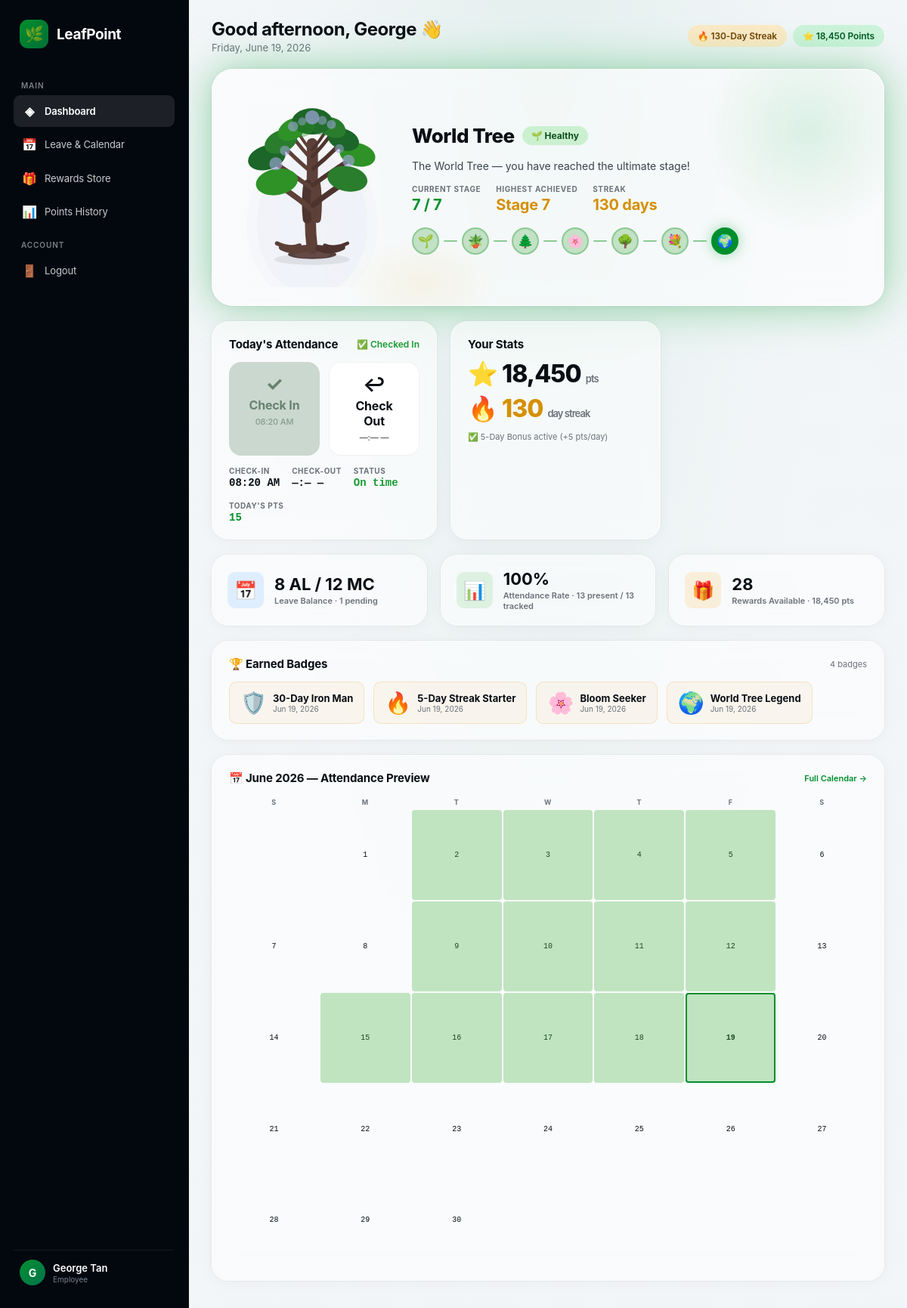
The page /Employee/employee_dashboard.php (signed in) on the database its author committed.
### tables this page shows
CREATE TABLE `users` (
    `id` INT AUTO_INCREMENT PRIMARY KEY,
    `name` VARCHAR(100) NOT NULL,
    `email` VARCHAR(150) NOT NULL UNIQUE,
    `password_hash` VARCHAR(255) NOT NULL,
    `role` ENUM('employee', 'admin') DEFAULT 'employee',
    `join_date` DATE NOT NULL,
    `remember_token` VARCHAR(255) NULL,
    `total_points` INT DEFAULT 0,
    `current_streak` INT DEFAULT 0,
    `plant_highest_stage` INT DEFAULT 1,
    `plant_current_stage` INT DEFAULT 1,
    `plant_status` ENUM('Healthy', 'Withered') DEFAULT 'Healthy',
    `created_at` TIMESTAMP DEFAULT CURRENT_TIMESTAMP,
    `updated_at` TIMESTAMP DEFAULT CURRENT_TIMESTAMP ON UPDATE CURRENT_TIMESTAMP
);

CREATE TABLE `attendance` (
    `id` INT AUTO_INCREMENT PRIMARY KEY,
    `user_id` INT NOT NULL,
    `date` DATE NOT NULL,
    `check_in_time` TIME NULL,
    `check_out_time` TIME NULL,
    `status` ENUM('on_time', 'grace_period', 'late', 'absent', 'on_leave', 'public_holiday') NOT NULL,
    `points_earned` INT DEFAULT 0,
    `location_lat` DECIMAL(10, 8) NULL,
    `location_lng` DECIMAL(10, 8) NULL,
    `ip_address` VARCHAR(45) NULL,
    `created_at` TIMESTAMP DEFAULT CURRENT_TIMESTAMP,
    FOREIGN KEY (`user_id`) REFERENCES `users`(`id`) ON DELETE CASCADE,
    UNIQUE KEY `unique_daily_attendance` (`user_id`, `date`)
);

CREATE TABLE `leave_balances` (
    `id` INT AUTO_INCREMENT PRIMARY KEY,
    `user_id` INT NOT NULL,
    `year` YEAR NOT NULL,
    `al_total` INT DEFAULT 14,
    `al_used` DECIMAL(5,1) DEFAULT 0.0,
    `mc_total` INT DEFAULT 14,
    `mc_used` DECIMAL(5,1) DEFAULT 0.0,
    FOREIGN KEY (`user_id`) REFERENCES `users`(`id`) ON DELETE CASCADE,
    UNIQUE KEY `unique_user_year` (`user_id`, `year`)
);

CREATE TABLE IF NOT EXISTS `badges` (
    `id` INT AUTO_INCREMENT PRIMARY KEY,
    `user_id` INT NOT NULL,
    `badge_key` VARCHAR(50) NOT NULL,
    `badge_name` VARCHAR(100) NOT NULL,
    `badge_icon` VARCHAR(10) NOT NULL,
    `earned_at` TIMESTAMP DEFAULT CURRENT_TIMESTAMP,
    FOREIGN KEY (`user_id`) REFERENCES `users`(`id`) ON DELETE CASCADE,
    UNIQUE KEY `unique_user_badge` (`user_id`, `badge_key`)
);

### Employee/employee_dashboard.php (the view, shortened to what this page needs)
<?php
require_once '../db.php';
$user_id = $_SESSION['user_id'];
$date_today = date('Y-m-d');
$current_month = date('m');
$current_year = date('Y');
$stmt = $pdo->prepare("SELECT total_points, current_streak, plant_current_stage, plant_highest_stage, plant_status FROM users WHERE id = ?");
$stmt->execute([$user_id]);
$user = $stmt->fetch();
$tree_stages = [
    1 => ['name' => 'Sprout',                    'emoji' => '🌱', 'desc' => 'Your journey begins. A tiny sprout breaks through the soil.'],
    2 => ['name' => 'Sapling',                   'emoji' => '🪴', 'desc' => 'Growing stronger with each on-time day.'],
    3 => ['name' => 'Young Tree',                'emoji' => '🌲', 'desc' => 'A young tree taking shape — consistency is key.'],
    4 => ['name' => 'Blooming Tree',             'emoji' => '🌸', 'desc' => 'Your tree blooms! Vibrant and full of life.'],
    5 => ['name' => 'Ancient Oak',               'emoji' => '🌳', 'desc' => 'A mighty oak — your dedication is unmatched.'],
    6 => ['name' => 'Magical Blooming Tree',     'emoji' => '💐', 'desc' => 'Magic surrounds your tree. Almost at the pinnacle.'],
    7 => ['name' => 'World Tree',                'emoji' => '🌍', 'desc' => 'The World Tree — you have reached the ultimate stage!'],
];
$current_tree = $tree_stages[$user['plant_current_stage']];
$tree_health = 'healthy';
$stmt = $pdo->prepare("SELECT * FROM attendance WHERE user_id = ? AND date = ?");
$stmt->execute([$user_id, $date_today]);
$attendance = $stmt->fetch();
$has_checked_in = $attendance ? true : false;
$has_checked_out = ($attendance && $attendance['check_out_time']) ? true : false;
$check_in_time = ($attendance && $attendance['check_in_time']) ? date('h:i A', strtotime($attendance['check_in_time'])) : '—:— —';
$check_out_time = ($attendance && $attendance['check_out_time']) ? date('h:i A', strtotime($attendance['check_out_time'])) : '—:— —';
$attendance_status = $attendance ? ucfirst(str_replace('_', ' ', $attendance['status'])) : 'Not Checked In';
$today_points = $attendance ? $attendance['points_earned'] : 0;
$stmt = $pdo->prepare("SELECT id, leave_type FROM leave_requests WHERE user_id = ? AND status = 'approved' AND start_date <= ? AND end_date >= ? LIMIT 1");
$stmt->execute([$user_id, $date_today, $date_today]);
$on_leave_today = $stmt->fetch();
$is_on_approved_leave = $on_leave_today ? true : false;
$day_of_week = (int)date('N');
$is_weekend = ($day_of_week >= 6);
$stmt = $pdo->prepare("SELECT id, holiday_name FROM public_holidays WHERE holiday_date = ? LIMIT 1");
$stmt->execute([$date_today]);
$holiday_today = $stmt->fetch();
$is_public_holiday = (bool)$holiday_today;
$holiday_name = $holiday_today ? $holiday_today['holiday_name'] : '';
$is_non_working_day = $is_weekend || $is_public_holiday;
$non_working_reason = $is_public_holiday ? "🎌 $holiday_name" : 'Weekend';
$stmt = $pdo->prepare("SELECT * FROM leave_balances WHERE user_id = ? AND year = ?");
$stmt->execute([$user_id, $current_year]);
$leave_balance = $stmt->fetch();
$al_remaining = $leave_balance['al_total'] - $leave_balance['al_used'];
$mc_remaining = $leave_balance['mc_total'] - $leave_balance['mc_used'];
$stmt = $pdo->prepare("SELECT COUNT(*) FROM leave_requests WHERE user_id = ? AND status = 'pending'");
$stmt->execute([$user_id]);
$pending_leave_count = $stmt->fetchColumn();
$stmt = $pdo->prepare("SELECT status, COUNT(*) as cnt FROM attendance WHERE user_id = ? AND MONTH(date) = ? AND YEAR(date) = ? GROUP BY status");
$stmt->execute([$user_id, $current_month, $current_year]);
$monthly_raw = $stmt->fetchAll();
$present_days = 0; $absent_days = 0; $total_tracked = 0;
foreach ($monthly_raw as $row) {
    if (in_array($row['status'], ['on_time', 'grace_period', 'late'])) $present_days += $row['cnt'];
    elseif ($row['status'] === 'absent') $absent_days += $row['cnt'];
    if (!in_array($row['status'], ['on_leave', 'public_holiday'])) $total_tracked += $row['cnt'];
}
$attendance_rate = $total_tracked > 0 ? round(($present_days / $total_tracked) * 100) : 0;
$stmt = $pdo->query("SELECT COUNT(*) FROM reward_items WHERE is_active = 1 AND stock_quantity > 0");
$available_rewards = $stmt->fetchColumn();
$earned_badges = [];
try {
    $stmt = $pdo->prepare("SELECT badge_name, badge_icon, earned_at FROM badges WHERE user_id = ? ORDER BY earned_at DESC");
    $stmt->execute([$user_id]);
    $earned_badges = $stmt->fetchAll();
} catch (PDOException $e) {
}
?>
<!doctype html>
<html lang="en">
<head>
</head>
<body>
  <div class="app">
    <?php include 'employee_sidebar.php'; ?>
    <main class="main">
      <div class="main-inner">
        <header class="dashboard-header">
          <div class="greeting">
            <h1>Good <?= date('H') < 12 ? 'morning' : (date('H') < 17 ? 'afternoon' : 'evening') ?>, <?= htmlspecialchars(explode(' ', $_SESSION['name'])[0]) ?> 👋</h1>
            <span><?= date('l, F j, Y') ?></span>
          </div>
          <div class="header-pills">
            <span class="pill pill-streak">🔥 <?= $user['current_streak'] ?>-Day Streak</span>
            <span class="pill pill-points">⭐ <?= number_format($user['total_points']) ?> Points</span>
          </div>
        </header>
        <section class="tree-hero" data-health="<?= $tree_health ?>" data-stage="<?= $user['plant_current_stage'] ?>">
          <div class="tree-visual" id="tree-visual">
          </div>
          <div class="tree-info-panel">
            <div class="tree-title-row">
              <h2><?= $current_tree['name'] ?></h2>
              <span class="tree-health-badge <?= $tree_health ?>"><?= $tree_health === 'healthy' ? '🌱 Healthy' : ($tree_health === 'recovering' ? '🔄 Recovering' : '🍂 Withered') ?></span>
            </div>
            <p class="tree-stage-desc"><?= $current_tree['desc'] ?></p>
            <div class="tree-meta-row">
              <div class="tree-meta-item"><span class="meta-label">Current Stage</span><span class="meta-value accent"><?= $user['plant_current_stage'] ?> / 7</span></div>
              <div class="tree-meta-item"><span class="meta-label">Highest Achieved</span><span class="meta-value gold">Stage <?= $user['plant_highest_stage'] ?></span></div>
              <div class="tree-meta-item"><span class="meta-label">Streak</span><span class="meta-value gold"><?= $user['current_streak'] ?> days</span></div>
            </div>
            <div class="stage-path">
              <?php for ($s = 1; $s <= 7; $s++):
                $dot_class = ($s < $user['plant_current_stage']) ? 'earned' : (($s == $user['plant_current_stage']) ? 'current' : '');
              ?>
              <div class="stage-step">
                <div class="stage-dot <?= $dot_class ?>" title="Stage <?= $s ?>: <?= $tree_stages[$s]['name'] ?> — <?= $s <= $user['plant_current_stage'] ? ($s == $user['plant_current_stage'] ? 'Current' : 'Achieved') : 'Locked' ?>"><?= $tree_stages[$s]['emoji'] ?></div>
                <?php if ($s < 7): ?><div class="stage-connector <?= $s < $user['plant_current_stage'] ? 'earned' : '' ?>"></div><?php endif; ?>
              </div>
              <?php endfor; ?>
            </div>
          </div>
        </section>
        <div class="card-grid">
          <div class="glass-card col-span-2">
            <div class="card-header">
              <div class="card-title">Today's Attendance</div>
              <?php
                if ($has_checked_in) {
                    $badge_text = $has_checked_out ? '✅ Shift Completed' : '✅ Checked In';
                    $badge_color = 'var(--green-status)';
                } elseif ($is_on_approved_leave) {
                    $badge_text = '🏖️ On Approved Leave';
                    $badge_color = 'var(--blue-info)';
                } elseif ($is_non_working_day) {
                    $badge_text = $is_public_holiday ? "🎌 $holiday_name" : '📴 Weekend';
                    $badge_color = 'var(--purple-holiday)';
                } else {
                    $badge_text = '⚠️ Not Checked In';
                    $badge_color = 'var(--red-status)';
                }
              ?>
              <span style="font-size:12px;font-weight:600;color:<?= $badge_color ?>;"><?= $badge_text ?></span>
            </div>
            <div class="check-actions">
              <button class="btn-check btn-check-in" id="btn-check-in" <?= ($has_checked_in || $is_on_approved_leave || $is_non_working_day) ? 'disabled' : '' ?>><span class="btn-icon">✓</span> Check In<span class="btn-sub"><?= $is_on_approved_leave ? 'On Leave Today' : ($is_non_working_day ? $non_working_reason : $check_in_time) ?></span></button>
              <button class="btn-check btn-check-out" id="btn-check-out" <?= (!$has_checked_in || $has_checked_out) ? 'disabled' : '' ?>><span class="btn-icon">↩</span> Check Out<span class="btn-sub"><?= $check_out_time ?></span></button>
            </div>
            <div class="check-status-row">
              <div class="cs-item"><span class="cs-label">Check-in</span><span class="cs-value"><?= $check_in_time ?></span></div>
              <div class="cs-item"><span class="cs-label">Check-out</span><span class="cs-value"><?= $check_out_time ?></span></div>
              <div class="cs-item"><span class="cs-label">Status</span><span class="cs-value" style="color:var(--green-status);"><?= $attendance_status ?></span></div>
              <div class="cs-item"><span class="cs-label">Today's Pts</span><span class="cs-value" style="color:var(--accent);"><?= $today_points ?></span></div>
            </div>
          </div>
          <div class="glass-card">
            <div class="card-header"><div class="card-title">Your Stats</div></div>
            <div class="stat-big points">⭐ <?= number_format($user['total_points']) ?><span class="unit">pts</span></div>
            <div class="stat-big streak">🔥 <?= $user['current_streak'] ?><span class="unit">day streak</span></div>
            <div style="font-size:11px;color:var(--muted);">
              <?php if ($user['current_streak'] >= 5): ?>✅ 5-Day Bonus active (+5 pts/day)
              <?php elseif ($user['current_streak'] > 0): ?>🔒 <?= 5 - $user['current_streak'] ?> more days for 5-Day Bonus
              <?php else: ?>Check in on time to start a streak
              <?php endif; ?>
            </div>
          </div>
        </div>
        <div class="summary-grid">
          <a href="leave.php" class="summary-card" title="View Leave & Calendar">
            <div class="sc-icon leave-bg">📅</div>
            <div class="sc-info">
              <span class="sc-value"><?= $al_remaining ?> AL / <?= $mc_remaining ?> MC</span>
              <span class="sc-label">Leave Balance<?= $pending_leave_count > 0 ? " · $pending_leave_count pending" : '' ?></span>
            </div>
          </a>
          <div class="summary-card">
            <div class="sc-icon rate-bg">📊</div>
            <div class="sc-info">
              <span class="sc-value"><?= $attendance_rate ?>%</span>
              <span class="sc-label">Attendance Rate · <?= $present_days ?> present / <?= $total_tracked ?> tracked</span>
            </div>
          </div>
          <a href="rewards_store.php" class="summary-card" title="Browse Rewards Store">
            <div class="sc-icon reward-bg">🎁</div>
            <div class="sc-info">
              <span class="sc-value"><?= $available_rewards ?></span>
              <span class="sc-label">Rewards Available · <?= number_format($user['total_points']) ?> pts</span>
            </div>
          </a>
        </div>
        <?php if (count($earned_badges) > 0): ?>
        <div class="glass-card">
          <div class="card-header">
            <div class="card-title">🏆 Earned Badges</div>
            <span style="font-size:11px;color:var(--muted);"><?= count($earned_badges) ?> badge<?= count($earned_badges) !== 1 ? 's' : '' ?></span>
          </div>
          <div style="display:flex;gap:12px;flex-wrap:wrap;">
            <?php foreach ($earned_badges as $badge): ?>
            <div style="display:flex;align-items:center;gap:8px;padding:10px 14px;border-radius:var(--radius-sm);background:oklch(94% 0.04 82 / 0.3);border:1px solid oklch(84% 0.1 82 / 0.4);">
              <span style="font-size:28px;"><?= htmlspecialchars($badge['badge_icon']) ?></span>
              <div>
                <div style="font-size:13px;font-weight:700;color:var(--fg);"><?= htmlspecialchars($badge['badge_name']) ?></div>
                <div style="font-size:10px;color:var(--muted);"><?= date('M d, Y', strtotime($badge['earned_at'])) ?></div>
              </div>
            </div>
            <?php endforeach; ?>
          </div>
        </div>
        <?php endif; ?>
        <div class="glass-card">
          <div class="card-header">
            <a href="leave.php" style="text-decoration:none;color:inherit;"><div class="card-title">📅 <?= date('F Y') ?> — Attendance Preview</div></a>
            <a href="leave.php" style="font-size:11px;color:var(--accent);font-weight:600;text-decoration:none;">Full Calendar →</a>
          </div>
          <div class="cal-mini" id="cal-grid"></div>
        </div>
      </div>
    </main>
  </div>
</body>
</html>

### rows shown on the page
users: current_streak "130", total_points "18,450", plant_current_stage "World Tree", plant_current_stage "The World Tree — you have reached the ultimate stage!", plant_current_stage "7", plant_highest_stage "7"
attendance: check_out_time "✅ Checked In", check_in_time "08:20 AM", check_out_time "—:— —", status "On time", points_earned "15"
leave_balances: al_remaining "8", mc_remaining "12"
badges: badge_icon "🛡️", badge_name "30-Day Iron Man", earned_at "Jun 19, 2026"
badges: badge_icon "🔥", badge_name "5-Day Streak Starter", earned_at "Jun 19, 2026"
badges: badge_icon "🌸", badge_name "Bloom Seeker", earned_at "Jun 19, 2026"
badges: badge_icon "🌍", badge_name "World Tree Legend", earned_at "Jun 19, 2026"

### other values the page prints
$item['icon'] "◈"
$item['label'] "Dashboard"
$item['icon'] "📅"
$item['label'] "Leave & Calendar"
$item['icon'] "🎁"
$item['label'] "Rewards Store"
$item['icon'] "📊"
$item['label'] "Points History"
substr($_SESSION['name'], 0, 1) "G"
$_SESSION['name'] "George Tan"
explode(' ', $_SESSION['name'])[0] "George"
$tree_stages[$s]['emoji'] "🌱"
$tree_stages[$s]['emoji'] "🪴"
$tree_stages[$s]['emoji'] "🌲"
$tree_stages[$s]['emoji'] "🌸"
